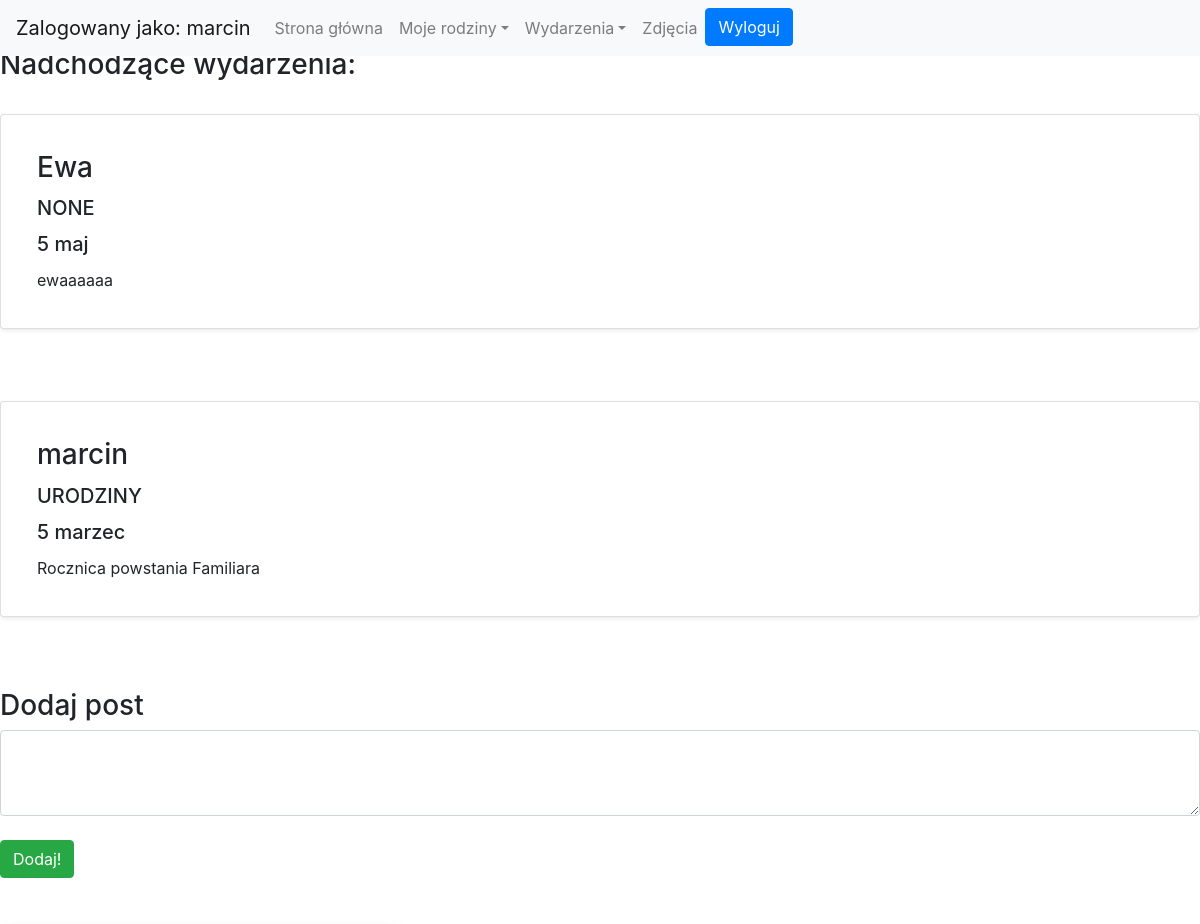
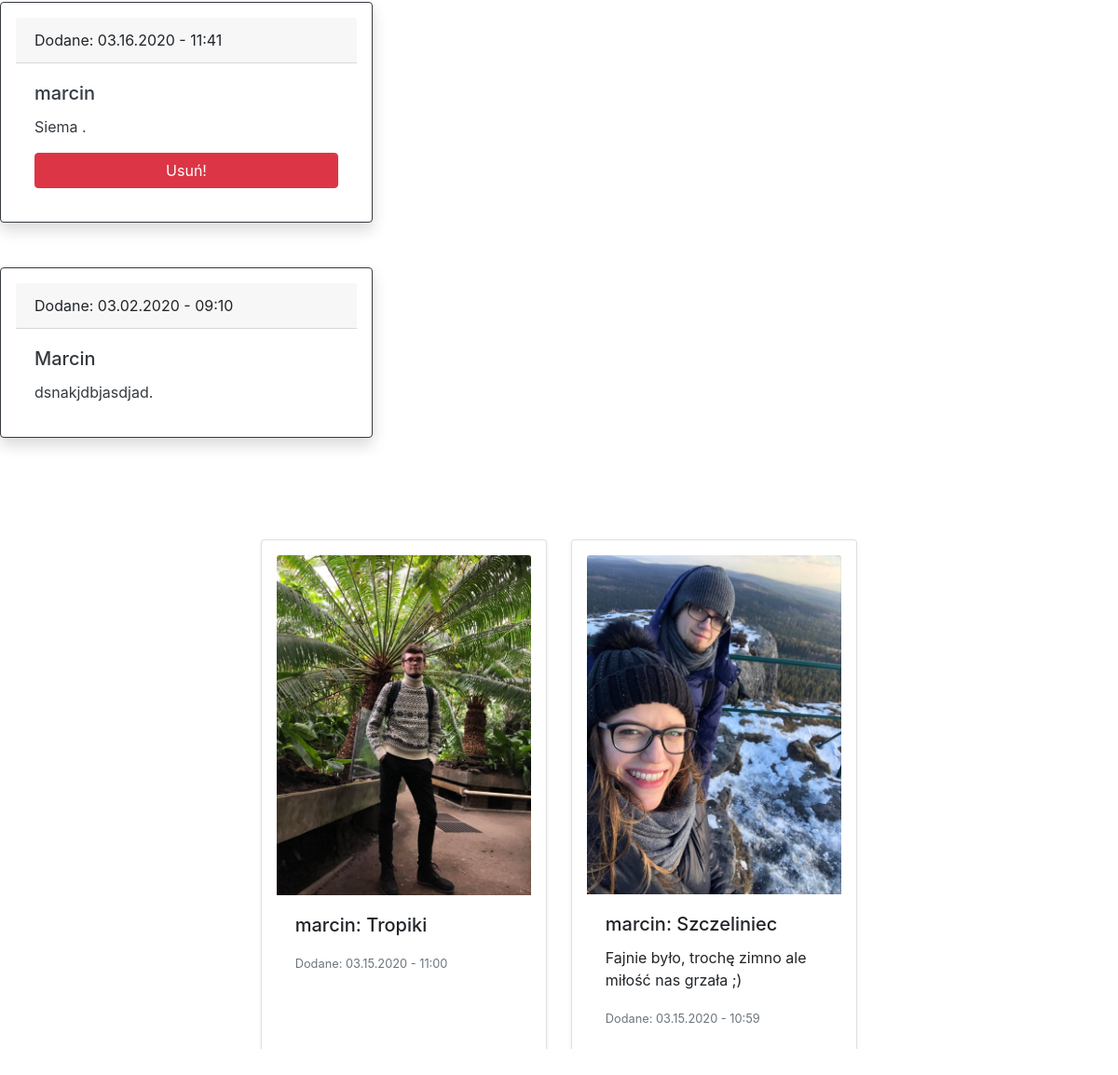
Screenshot of /loggedin/ (signed in) with the database file from the repository (2 pictures, top to bottom).
### logged/models.py (models this page shows, shortened)
class Event(models.Model):
    author = models.CharField(max_length=256, default='None')
    occasion = models.CharField(max_length=64, default='None')
    desc = models.TextField(blank=True)
    day = models.PositiveSmallIntegerField(default=0)
    month = models.PositiveSmallIntegerField(default=0)

class Post(models.Model):
    author = models.CharField(max_length=256, default='None')
    text = models.TextField()
    date = models.DateTimeField(auto_now_add=True)

class Photo(models.Model):
    author = models.CharField(max_length=256, default='None')
    title = models.CharField(max_length=256, default='None', blank=True, help_text='Title, optional')
    desc = models.TextField(blank=True, help_text='Description, optional')
    date = models.DateTimeField(auto_now=True)
    photo = models.ImageField(upload_to = './')

### Authentication/views.py (the view, shortened to what this page needs)
# urls.py: path('loggedin/', Logedin, name='logedin'),
@login_required
def Logedin(request):
    if request.method == 'GET':
        families = Family.objects.filter()
        my_families = [] # families that I belong to
        events = Event.objects.all()# all database events
        members_of_my_families = []
        events_in_my_families = []
        for family in families:
            for member in family.members.all():
                if str(member) == str(request.user.username):
                    my_families.append(family)
        for family in my_families:
            for member in family.members.all():
                members_of_my_families.append(member.member)
        members_of_my_families = list(dict.fromkeys(members_of_my_families))
        for event in events:
            if event.author in members_of_my_families:
                events_in_my_families.append(event)
        events_in_my_families = list(dict.fromkeys(events_in_my_families))
        for event_in_family in events_in_my_families:
            if event_in_family.month < datetime.datetime.now().month:
                event_in_family.this_year = datetime.datetime(datetime.datetime.now().year + 1, event_in_family.month,
                                                              event_in_family.month)
            elif event_in_family.month > datetime.datetime.now().month:
                event_in_family.this_year = datetime.datetime(datetime.datetime.now().year,
                                                              event_in_family.month,
                                                              event_in_family.month)
            else:
                if event_in_family.day < datetime.datetime.now().day:
                    event_in_family.this_year = datetime.datetime(datetime.datetime.now().year + 1,
                                                                  event_in_family.month,
                                                                  event_in_family.month)
                else:
                    event_in_family.this_year = datetime.datetime(datetime.datetime.now().year,
                                                                  event_in_family.month,
                                                                  event_in_family.month)
        sorted_events = sorted(events_in_my_families, key=attrgetter('this_year'))
        posts = Post.objects.all().order_by('-date') #all posts
        posts_in_my_families = []
        for post in posts:
            if post.author in members_of_my_families:
                posts_in_my_families.append(post)
        posts_in_my_families = list(dict.fromkeys(posts_in_my_families))
        photos = Photo.objects.all().order_by('-date')  # all photos
        photos_in_my_families = []
        for photo in photos:
            if photo.author in members_of_my_families:
                photos_in_my_families.append(photo)
        photos_in_my_families = list(dict.fromkeys(photos_in_my_families))
        return render(request, 'Authentication/loggedin.html',{'my_families':my_families, 'events_in_my_families':sorted_events, 'members_of_my_families':members_of_my_families,'posts_in_my_families':posts_in_my_families,'photos_in_my_families':photos_in_my_families})

### Authentication/models.py (called while the page is built)
    def __str__(self):
        return self.member

### Authentication/templatetags/filters.py (called while the page is built)
@register.filter(name='month')
def month(value):
    result = None
    if value == 1:
        result = 'styczeń'
    if value == 2:
        result = 'luty'
    if value == 3:
        result = 'marzec'
    if value == 4:
        result = 'kwiecień'
    if value == 5:
        result = 'maj'
    if value == 6:
        result = 'czerwiec'
    if value == 7:
        result = 'lipiec'
    if value == 8:
        result = 'sierpień'
    if value == 9:
        result = 'wrzesień'
    if value == 10:
        result = 'październik'
    if value == 11:
        result = 'listopad'
    if value == 12:
        result = 'grudzień'
    return result

### Authentication/templates/Authentication/loggedin.html (shortened to what this page needs)
{% extends 'Authentication/base.html' %}
{% load filters %}
{% block content %}
<nav class="navbar fixed-top navbar-expand-lg navbar-light bg-light">
  <div class="collapse navbar-collapse" id="navbarTogglerDemo01">
    <a class="navbar-brand"">Zalogowany jako: {{ user.username }}</a>
    <ul class="navbar-nav mr-auto mt-2 mt-lg-0">
        <li class="nav-item">
            <a class="nav-link" href="{% url 'logedin'%}">Strona główna</a>
        </li>
        <li class="nav-item dropdown">
            <a class="nav-link dropdown-toggle" data-toggle="dropdown" href="#" role="button" aria-haspopup="true" aria-expanded="false">Moje rodziny</a>
          </li>
          <li class="nav-item dropdown">
            <a class="nav-link dropdown-toggle" data-toggle="dropdown" href="#" role="button" aria-haspopup="true" aria-expanded="false">Wydarzenia</a>
          </li>
          <li class="nav-item">
            <a class="nav-link" href="{% url 'photos'%}">Zdjęcia</a>
          </li>
        <form action="{% url 'logoutuser' %}" method="POST">
            <button type="submit" class="btn btn-primary btn-block">Wyloguj</button>
        </form>
    </ul>
  </div>
</nav>
<br><br>
{% if not my_families%}
<h2>Czas dołączyć do jakiejś rodziny</h2> <br>
<h4>Stwórz jako pierwszy swoją rodzię lub poproś osobę która zaprosiła Cię do Familiara o ID rodziny do której chciałbyś dołączyć</h4><br><br>
    <a href="{% url 'createfamily'%}" class="btn btn-primary btn-block">Stwórz rodzinę</a><br>
    <a href="{% url 'joinfamily'%}" class="btn btn-primary btn-block">Dołącz do istniejące rodziny</a><br>
{% else %}
<h3>Nadchodzące wydarzenia:</h3><br>
{% for event in events_in_my_families %}
<div class="card shadow-sm p-3 mb-5 bg-white rounded">
  <div class="card-body">
    <h3 class="card-title"> {{ event.author }} </h3>
    <h5 class="card-title"> {{ event.occasion|upper }}</h5>
    <h5 class="card-title"> {{ event.day }} {{event.month|month}}</h5>
    <p class="card-text">{{ event.desc }}</p>
  </div>
</div>
<br>
{% endfor %}
<dvi>
    <div>
        <form method="POST">
            <h3>Dodaj post</h3>
           <textarea name='send_post' id='send_post' rows="3" cols="50" class="form-control"></textarea><br>
           <button type="submit" class="btn btn-success">Dodaj!</button>
        </form>
    </div>
 <br><br>
    <div>
        {% if posts_in_my_families %}
            {% for post in posts_in_my_families %}
            <div class="card border-dark mb-3 shadow p-3 mb-5 bg-white rounded" style="max-width: 25rem;">
              <div class="card-header">Dodane: {{post.date |date:"m.d.Y - h:i"}}</div>
              <div class="card-body text-dark">
                <h5 class="card-title">{{ post.author }}</h5>
                <p class="card-text">{{ post.text }}.</p>
                  {% if post.author == user.username %}
                    <form method="POST">
                       <button type="submit" class="btn btn-danger btn-block">Usuń!</button>
                    </form>
                  {% endif %}
              </div>
            </div>
                 {% endfor %}
        {% else %}
        <h2>Nikt z Twoich rodzin nie dodał jeszcze posta, bądź pierwszy!</h2>
        {% endif %}
    </div>
<br>
<br>
{% if photos_in_my_families %}
<div style="max-height:70vh;overflow:scroll;overflow-x: hidden;">
<div class="row justify-content-md-center">
    {% for photo in photos_in_my_families %}
  <div class="card col-sm-3 shadow-sm p-3 mb-5 bg-white rounded" style="margin:0.8em">
    <img class="card-img-top" src="{{ photo.photo.url }}" alt="Card image cap">
    <div class="card-body">
      <h5 class="card-title">{{ photo.author }}: {{ photo.title }}</h5>
      <p class="card-text">{{ photo.desc }}</p>
      <p class="card-text"><small class="text-muted">Dodane: {{photo.date |date:"m.d.Y - h:i"}}</small></p>
    </div>
  </div>
    {% endfor %}
</div>
</div>
<br><br>
{% endif %}
{% endif %}
{% endblock %}

### rows the page displays
Event: author "Ewa", occasion "NONE", day "5", month|month "maj", desc "ewaaaaaa"
Event: author "marcin", occasion "URODZINY", day "5", month|month "marzec", desc "Rocznica powstania Familiara"
Post: date "03.16.2020 - 11:41", author "marcin", text "Siema"
Post: date "03.02.2020 - 09:10", author "Marcin", text "dsnakjdbjasdjad"
Photo: photo (picture), author "marcin", title "Tropiki", date "03.15.2020 - 11:00"
Photo: photo (picture), author "marcin", title "Szczeliniec", desc "Fajnie było, trochę zimno ale miłość nas grzała ;)", date "03.15.2020 - 10:59"

### other values shown
{{ user.username }} "marcin"
